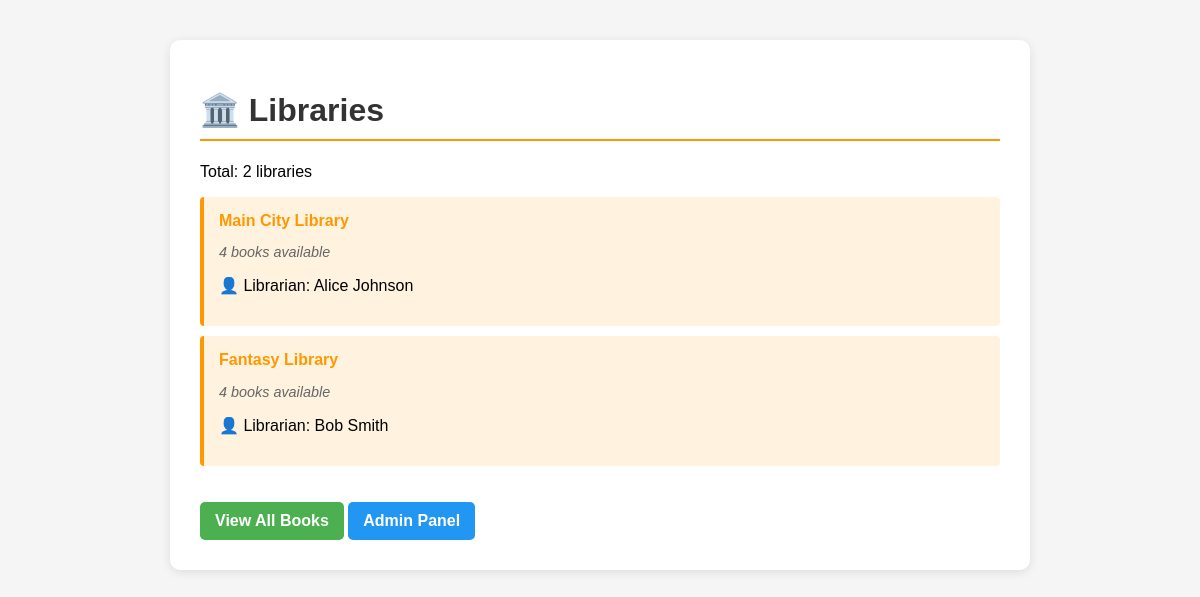
Page /libraries/ on the committed database.
### relationship_app/models.py (models this page shows, shortened)
class Library(models.Model):
    name = models.CharField(max_length=100)
    books = models.ManyToManyField(Book, related_name='libraries')

class Librarian(models.Model):
    name = models.CharField(max_length=100)
    library = models.OneToOneField(Library, on_delete=models.CASCADE, related_name='librarian')

### relationship_app/views.py (the view)
# urls.py: path('libraries/', views.LibraryListView.as_view(), name='library_list'),
class LibraryListView(ListView):
    model = Library
    template_name = 'relationship_app/library_list.html'
    context_object_name = 'libraries'
    def get_queryset(self):
        return Library.objects.all().prefetch_related('books')

### relationship_app/templates/relationship_app/library_list.html (shortened to what this page needs)
<!DOCTYPE html>
<html lang="en">
<head>
</head>
<body>
    <div class="container">
        <h1>🏛️ Libraries</h1>
        <p>Total: {{ libraries.count }} libraries</p>
        <ul>
            {% for library in libraries %}
            <li>
                <a href="{% url 'relationship_app:library-detail' library.pk %}">
                    {{ library.name }}
                </a>
                <p class="book-count">{{ library.books.count }} books available</p>
                {% if library.librarian %}
                <p>👤 Librarian: {{ library.librarian.name }}</p>
                {% endif %}
            </li>
            {% empty %}
            <li>No libraries available.</li>
            {% endfor %}
        </ul>
        <a href="{% url 'relationship_app:book-list' %}" class="home-link">View All Books</a>
        <a href="/admin" class="home-link" style="background: #2196F3;">Admin Panel</a>
    </div>
</body>
</html>

### relationship_app/templates/relationship_app/library_list.html (style rules this page uses)
body { font-family: Arial, sans-serif; margin: 40px; background-color: #f5f5f5; }
.container { max-width: 800px; margin: 0 auto; background: white; padding: 30px; border-radius: 10px; box-shadow: 0 2px 10px rgba(0, 0, 0, 0.1); }
h1 { color: #333; border-bottom: 2px solid #FF9800; padding-bottom: 10px; }
ul { list-style-type: none; padding: 0; }
li { padding: 15px; margin: 10px 0; background: #fff3e0; border-left: 4px solid #FF9800; border-radius: 4px; }
a { text-decoration: none; color: #FF9800; font-weight: bold; }
.book-count { color: #666; font-size: 0.9em; font-style: italic; }
.home-link { display: inline-block; margin-top: 20px; padding: 10px 15px; background: #4CAF50; color: white; text-decoration: none; border-radius: 5px; }

### rows in the picture
Library: name "Main City Library", books.count "4", librarian.name "Alice Johnson"
Library: name "Fantasy Library", books.count "4", librarian.name "Bob Smith"

### other values in the picture
{{ libraries.count }} "2"
